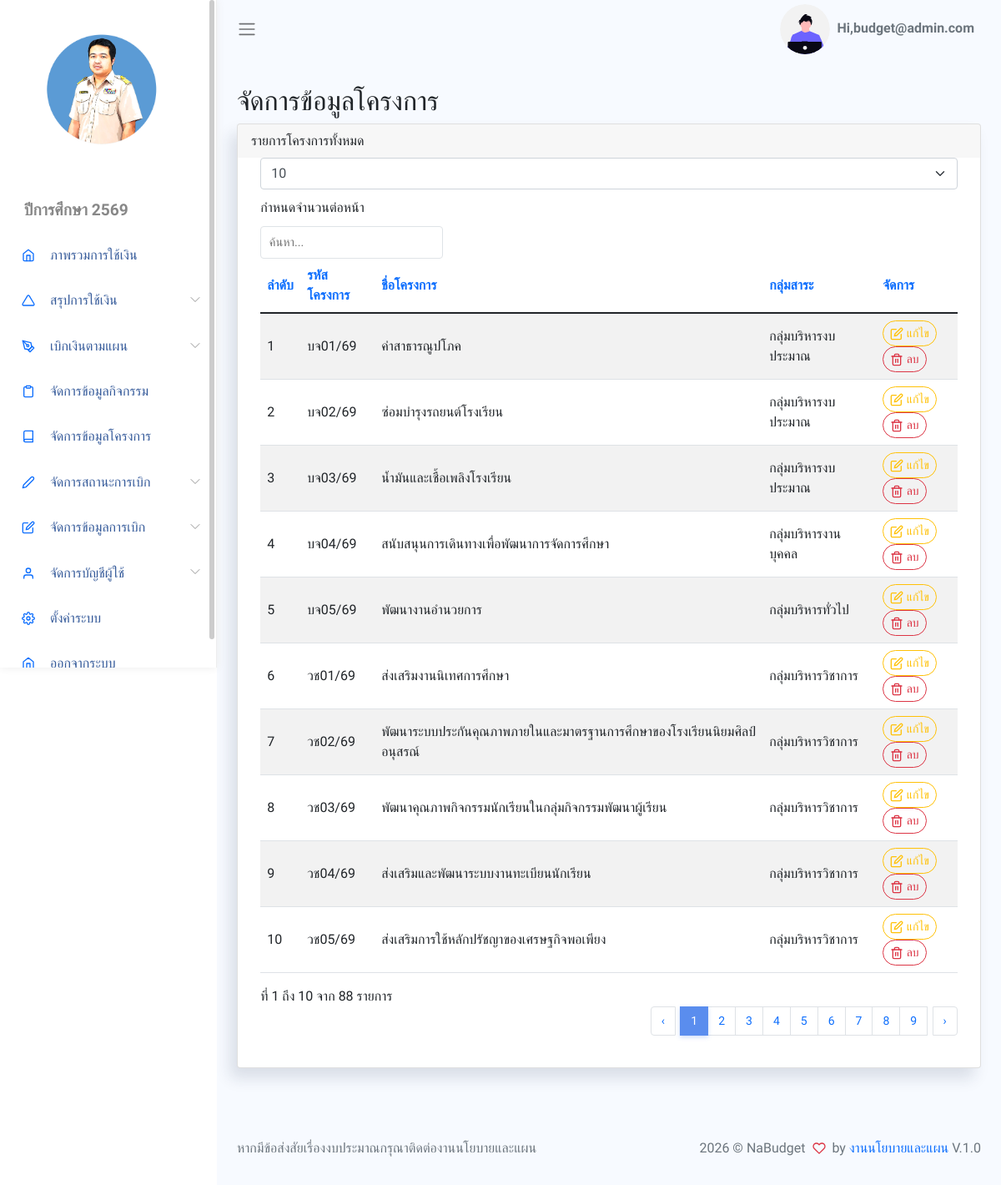
Page /App/Views/manageProject.php (signed in) on the committed database.
### tables this page shows
CREATE TABLE `setting` (
  `set_id` int(1) NOT NULL,
  `sys_name` varchar(255) NOT NULL,
  `school_name` varchar(255) NOT NULL,
  `logo_url` varchar(255) NOT NULL,
  `title_name` varchar(255) NOT NULL,
  `year_name` varchar(255) NOT NULL,
  `dir_name` varchar(255) NOT NULL,
  `man_name` varchar(255) NOT NULL,
  `plan_name` varchar(255) NOT NULL,
  `menu_project` int(1) NOT NULL,
  `menu_activity` int(1) NOT NULL,
  `menu_payplan` int(1) NOT NULL,
  `created_at` datetime DEFAULT current_timestamp()
);

CREATE TABLE `project` (
  `pro_id` int(11) NOT NULL COMMENT 'รหัสโครงการ',
  `pro_code` varchar(50) NOT NULL COMMENT 'เลขรหัสโครงการ',
  `pro_name` varchar(255) NOT NULL COMMENT 'ชื่อโครงการ',
  `pro_user` varchar(255) NOT NULL COMMENT 'ผู้รับผิดชอบโครงการ',
  `dep_id` int(11) NOT NULL COMMENT 'รหัสกลุ่ม',
  `man_id` int(11) NOT NULL COMMENT 'รหัสกลุ่มบริหาร',
  `create_at` datetime DEFAULT current_timestamp() COMMENT 'วดปเพิ่มข้อมูล'
);

CREATE TABLE `department` (
  `dep_id` int(11) NOT NULL COMMENT 'รหัสกลุ่ม',
  `dep_name` varchar(100) NOT NULL COMMENT 'ชื่อกลุ่ม',
  `dep_user` varchar(100) NOT NULL COMMENT 'ชื่อหัวหน้ากลุ่ม',
  `dep_pos` varchar(100) NOT NULL COMMENT 'ตำแหน่ง',
  `man_id` int(11) NOT NULL
);

### App/Views/manageProject.php (the view, shortened to what the rows shown need)
<?php
require_once BASE_PATH . "/App/Inc/header.php";
require_once BASE_PATH . "/App/Inc/sidebar.php";
$projectObj = new Project();
$projects = $projectObj->getAllProjects();
?>
<div class="main-content container-fluid">
    <section class="section">
        <div class="card">
            <div class="card-body">
                <table class='table table-striped' id="table1">
                    <thead>
                        <tr>
                            <th>ลำดับ</th>
                            <th>รหัสโครงการ</th>
                            <th>ชื่อโครงการ</th>
                            <th>กลุ่มสาระ</th>
                            <th>จัดการ</th>
                        </tr>
                    </thead>
                    <tbody>
                        <?php
                        $n = 0;
                        foreach ($projects as $project) {
                            $n++;
                            echo "
                <tr>
                  <td>{$project['pro_id']}</td>
                  <td>{$project['pro_code']}</td>
                  <td>{$project['pro_name']}</td>
                  <td>{$project['dep_name']}</td>
                  <td>
                    <button class='btn btn-outline-warning btn-sm round mr-1' data-toggle='modal' data-target='#editProjectModal{$project['pro_id']}'>
                      <i data-feather='edit'></i> แก้ไข
                    </button>
                    <button class='btn btn-outline-danger btn-sm round' data-toggle='modal' data-target='#deleteProjectModal{$project['pro_id']}'>
                      <i data-feather='trash-2'></i> ลบ
                    </button>
                  </td>
                </tr>
              ";
                        }
                        ?>
                    </tbody>
                </table>
            </div>
        </div>
    </section>
</div>
<?php require_once BASE_PATH . "/App/Inc/footer.php"; ?>

### App/Inc/sidebar.php (shortened to what the rows shown need)
<?php
$settingObj = new Setting();
$settings = $settingObj->getSetting();
?>
<body>
    <div id="app">
        <div id="sidebar" class='active'>
            <div class="sidebar-wrapper active">
                <div class="sidebar-header" style="text-align:center">
                    <img src="<?= BASE_URL . $settings['logo_url']?>" alt="" srcset="" style="width: 150px;height:150px;">
                </div>
                <div class="">
                    <ul class="menu">
                        <li class='sidebar-title'><?= htmlspecialchars($settings['year_name']) ?></li>
                        <li class="sidebar-item ">
                            <a href="<?= BASE_URL ?>/App/Views/showGroupCard.php" class='sidebar-link'>
                            </a>
                        </li>
                        <li class="sidebar-item  has-sub">
                            <a href="#" class='sidebar-link'>
                            </a>
                        </li>
                        <?php
                        if ($_SESSION['role'] <= 7) {
                            echo "
                            <li class='sidebar-item  has-sub'>
                                <a href='#' class='sidebar-link'>
                                    <i data-feather='pen-tool' width='20'></i>
                                    <span>เบิกเงินตามแผน</span>
                                </a>
                                <ul class='submenu '>
                                    <li>
                                        <a href='" . BASE_URL . "/App/Views/formPayPlan.php'>ใบคำขออนมุติใช้เงิน</a>
                                    </li>
                                    <li>
                                        <a href='" . BASE_URL . "/App/Views/showPayPlan.php'>ข้อมูลการเบิก</a>
                                    </li>
                                </ul>
                            </li>
                            <!-- <li class='sidebar-item'>
                                <a href='" . BASE_URL . "/document/แบบสรุปโครงการ2564.docx' class='sidebar-link'>
                                    <i data-feather='triangle' width='20'></i>
                                    <span>แบบสรุปโครงการปี 2564</span>
                                </a>
                            </li>
                            <li class='sidebar-item'>
                                <a href='https://drive.google.com/drive/folders/10lbb2oCK1EN5yT9p9R833f19MvhAm9VG?usp=sharing' class='sidebar-link'>
                                    <i data-feather='triangle' width='20'></i>
                                    <span>ประชุมจัดทำแผนปีการศึกษา 2566</span>
                                </a>
                            </li>
                            <li class='sidebar-item'>
                                <a href='#' class='sidebar-link'>
                                    <i data-feather='triangle' width='20'></i>
                                    <span>อัปโหลดไฟล์ประมาณการ</span>
                                </a>
                            </li> -->
                            <li class='sidebar-item'>
                                <a href='" . BASE_URL . "/App/Views/manageActivity.php' class='sidebar-link'>
                                    <i data-feather='clipboard' width='20'></i>
                                    <span>จัดการข้อมูลกิจกรรม</span>
                                </a>
                            </li>
                            ";
                        }
                        ?>
                        <?php
                        if ($_SESSION['role'] == 1) {
                            echo "
                                <li class='sidebar-item'>
                                    <a href='" . BASE_URL . "/App/Views/manageProject.php' class='sidebar-link'>
                                        <i data-feather='book' width='20'></i>
                                        <span>จัดการข้อมูลโครงการ</span>
                                    </a>
                                </li>
                                ";
                        }
                        ?>
                        <?php
                        if ($_SESSION['role'] <= 5) {
                            echo "
                                <li class='sidebar-item  has-sub'>
                                    <a href='#' class='sidebar-link'>
                                    <i data-feather='edit-2' width='20'></i>
                                    <span>จัดการสถานะการเบิก</span>
                                    </a>
                                    <ul class='submenu '>
                                    <li>
                                        <a href='" . BASE_URL . "/App/Views/showPayBill.php'>จัดการสถานะการเบิก</a>
                                    </li>
                                    <li>
                                        <a href='" . BASE_URL . "/App/Views/searchEditPayBill.php'>จัดการการจ่ายเงิน</a>
                                    </li>
                                    </ul>
                                </li>
                                ";
                        }
                        ?>
                        <?php
                        if ($_SESSION['role'] == 1) {
                            echo "
                                <li class='sidebar-item  has-sub'>
                                    <a href='#' class='sidebar-link'>
                                    </a>
                                        <a href='" . BASE_URL . "/App/Views/formPayPlan.php'>เพิ่มข้อมูลการเบิก</a>
                                        <a href='" . BASE_URL . "/App/Views/searchEditReport.php'>แก้ไขข้อมูลใบคำขอ</a>
                                        <a href='" . BASE_URL . "/App/Views/searchEditMoney.php'>แก้ยอดเงินเบิก</a>
                                        <a href='" . BASE_URL . "/App/Views/showGroupCard_admin.php'>ตรวจสอบยอดเงินรวม</a>
                                        <a href='" . BASE_URL . "/App/Views/showProject_admin.php'>ตรวจสอบยอดเงินโครงการ</a>
                                        <a href='" . BASE_URL . "/App/Views/showActivity_admin.php'>ตรวจสอบยอดเงินกิจกรรม</a>
                                        <a href='" . BASE_URL . "/App/Views/showProjectExcel.php' target='_blank'>Excel โครงการ</a>
                                        <a href='" . BASE_URL . "/App/Views/showActivityExcel.php' target='_blank'>Excel กิจกรรม</a>
                                        <a href='" . BASE_URL . "/App/Views/showPayPlanExcel.php' target='_blank'>Excel ข้อมูลการเบิก</a>
                                        <a href='" . BASE_URL . "/App/Views/reportBudget.php' target='_blank'>รายงานการใช้เงินตามแผนปฏิบัติการ</a>
                                </li>
                                ";
                        }
                        ?>
                        <?php
                        if ($_SESSION['role'] == 1) {
                            echo "
                                <li class='sidebar-item  has-sub'>
                                    <a href='#' class='sidebar-link'>
                                    <i data-feather='user' width='20'></i>
                                    <span>จัดการบัญชีผู้ใช้</span>
                                    </a>
                                    <ul class='submenu '>
                                        <li>
                                            <a href='" . BASE_URL . "/App/Auth/Views/showPerson.php'>ข้อมูลสมาชิก</a>
                                        </li>
                                        <li>
                                            <a href='" . BASE_URL . "/App/Auth/Views/addPerson.php'>เพิ่มสมาชิก</a>
                                        </li>
                                    </ul>
                                </li>
                                ";
                        }
                        ?>
                        <?php
                        if ($_SESSION['role'] == 1 && $_SESSION['id'] == 1) {
                            echo "
                                <li class='sidebar-item'>
                                    <a href='" . BASE_URL . "/App/Views/manageSetting.php' class='sidebar-link'>
                                    <i data-feather='settings' width='20'></i>
                                    <span>ตั้งค่าระบบ</span>
                                    </a>
                                </li>
                                ";
                        }
                        ?>
                        <li class="sidebar-item ">
                            <a href="#" data-toggle="modal" data-target="#logoutModal" class='sidebar-link'>
                            </a>
                        </li>
                    </ul>
                </div>
            </div>
        </div>
        <div id="main">

### rows in the picture
setting: logo_url (picture), year_name "ปีการศึกษา 2569"
project: pro_id "1", pro_code "บจ01/69", pro_name "ค่าสาธารณูปโภค", dep.dep_name "กลุ่มบริหารงบประมาณ"
project: pro_id "2", pro_code "บจ02/69", pro_name "ซ่อมบำรุงรถยนต์โรงเรียน", dep.dep_name "กลุ่มบริหารงบประมาณ"
project: pro_id "3", pro_code "บจ03/69", pro_name "น้ำมันและเชื้อเพลิงโรงเรียน", dep.dep_name "กลุ่มบริหารงบประมาณ"
project: pro_id "4", pro_code "บจ04/69", pro_name "สนับสนุนการเดินทางเพื่อพัฒนาการจัดการศึกษา", dep.dep_name "กลุ่มบริหารงานบุคคล"
project: pro_id "5", pro_code "บจ05/69", pro_name "พัฒนางานอำนวยการ", dep.dep_name "กลุ่มบริหารทั่วไป"
project: pro_id "6", pro_code "วช01/69", pro_name "ส่งเสริมงานนิเทศการศึกษา", dep.dep_name "กลุ่มบริหารวิชาการ"
project: pro_id "7", pro_code "วช02/69", pro_name "พัฒนาระบบประกันคุณภาพภายในและมาตรฐานการศึกษาของโรงเรียนนิยมศิลป์อนุสรณ์", dep.dep_name "กลุ่มบริหารวิชาการ"
project: pro_id "8", pro_code "วช03/69", pro_name "พัฒนาคุณภาพกิจกรรมนักเรียนในกลุ่มกิจกรรมพัฒนาผู้เรียน", dep.dep_name "กลุ่มบริหารวิชาการ"
project: pro_id "9", pro_code "วช04/69", pro_name "ส่งเสริมและพัฒนาระบบงานทะเบียนนักเรียน", dep.dep_name "กลุ่มบริหารวิชาการ"
project: pro_id "10", pro_code "วช05/69", pro_name "ส่งเสริมการใช้หลักปรัชญาของเศรษฐกิจพอเพียง", dep.dep_name "กลุ่มบริหารวิชาการ"

### other values in the picture
$_SESSION['username'] "budget@admin.com"
